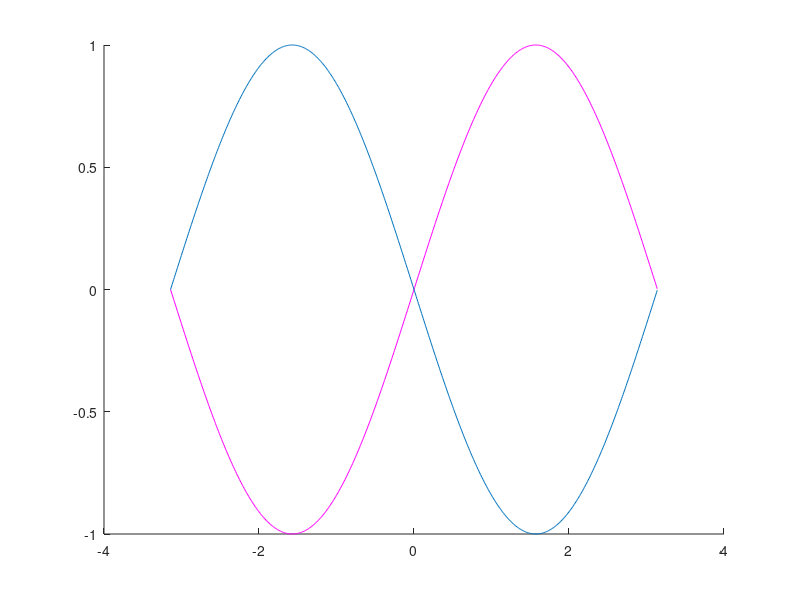

Reproduce this figure in MATLAB. (Note: this script raises an error after producing the figure.)
clear; clc;
N=10; %numero de terminos de la serie de fourier
x = -pi:0.01:pi;  %dominio donde se va a graficar
y =  sin(x);
y2 = -sin(x);

hold on
plot(x, y, 'm')
plot(x, y2)

%%%%%%%%%%%%%%%%%%%%%%%%%%%%%%%%5
clc
clear 
syms x n 

limite_superior= 6;
limite_inferior= -6;

num_repeticiones_aux = 'Ingrese el valor a repetir : ';
num_repeticiones = input(num_repeticiones_aux);

funcion1 = sin(x);
funcion2 = funcion1 * -1; 
%saco la inversa para poder darle la forma a la grafica

%fplot las 2 funciones
figure(1)
fplot(funcion1,[limite_inferior,2*limite_superior+limite_inferior]);
 hold on 
fplot(funcion2,[limite_inferior,2*limite_superior+limite_inferior]);
title('F. Original')

%funcion 1
A0=(1/limite_superior)*int(funcion1,x,limite_inferior,limite_superior+limite_inferior);

an_aux=(2/limite_superior)*int((funcion1*cos(2*pi*n*x/limite_superior)),x,limite_inferior,limite_superior+limite_inferior);

bn_aux=(2/limite_superior)*int((funcion1*sin(2*pi*n*x/limite_superior)),x,limite_inferior,limite_superior+limite_inferior);

An=an_aux*cos(2*pi*n*x/limite_superior);

Bn=bn_aux*sin(2*pi*n*x/limite_superior);

suma=A0;

%funcion 2
A02= -1*(1/limite_superior)*int(funcion2,x,limite_inferior,limite_superior+limite_inferior);

an_aux2=-1*(2/limite_superior)*int((funcion2*cos(2*pi*n*x/limite_superior)),x,limite_inferior,limite_superior+limite_inferior);

bn_aux2=-1*(2/limite_superior)*int((funcion2*sin(2*pi*n*x/limite_superior)),x,limite_inferior,limite_superior+limite_inferior);

An2=-1*an_aux2*cos(2*pi*n*x/limite_superior);

Bn2=-1*bn_aux2*sin(2*pi*n*x/limite_superior);

suma2=A02;


for N=1:num_repeticiones
 suma=suma+subs(An,n,N)+subs(Bn,n,N); %funcion 1
 suma2=suma2+subs(An2,n,N)+subs(Bn2,n,N); %funcion 2

end
    figure(2)
    fplot(suma);
    hold on
   fplot(suma2);
   title('F. Fourier')
